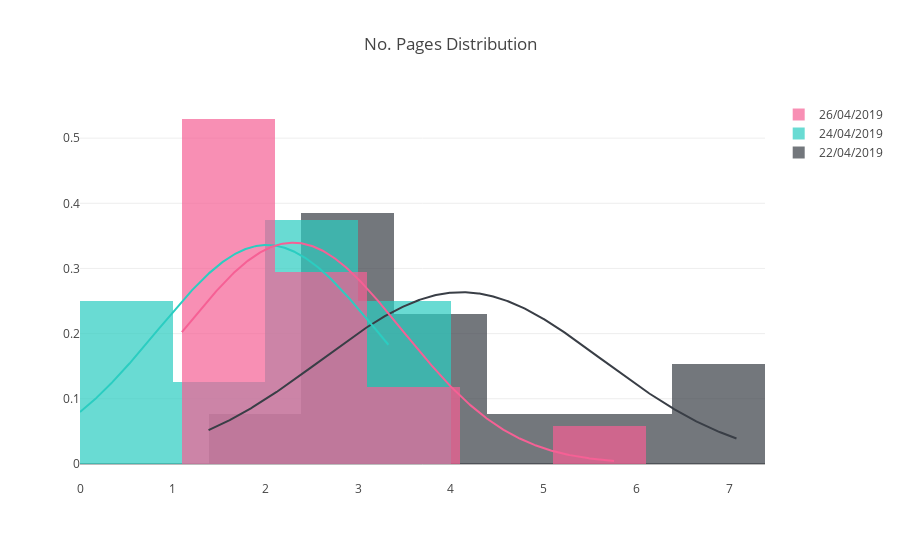

Here is the notebook cell this chart was saved with:
### Code cell
df_1 = df.loc[df['วันที่'] == '22/04/2019']
df_2 = df.loc[df['วันที่'] == '24/04/2019']
df_3 = df.loc[df['วันที่'] == '26/04/2019']

data = [
    np.log(df_1['จำนวนหน้ารวม']),
    np.log(df_2['จำนวนหน้ารวม']),
    np.log(df_3['จำนวนหน้ารวม'])
]
date = [
    '22/04/2019',
    '24/04/2019',
    '26/04/2019'
]

colors = ['#393E46', '#2BCDC1', '#F66095']

fig = ff.create_distplot(data ,date, bin_size=1, curve_type='normal', colors=colors, show_rug=False)
fig['layout'].update(title='No. Pages Distribution')
iplot(fig)

### Figure 1 — Plotly figure (JSON) as saved in the notebook; plotly's stock layout.template omitted (floating-point values rounded to 4 significant figures; data arrays with more than 128 entries replaced by an {"elided": "..."} marker saying what was removed)
{"data": [{"histnorm": "probability density", "legendgroup": "22/04/2019", "marker": {"color": "#393E46"}, "name": "22/04/2019", "opacity": 0.7, "type": "histogram", "uid": "27d91a58-25a6-4061-8190-095e74d036bd", "visible": true, "x": [3.219, 5.338, 5.704, 6.397, 1.386, 7.09, 3.689, 3.912, 3.219, 3.219, 3.912, 3.219, 3.219], "xaxis": "x", "xbins": {"end": 7.09, "size": 1, "start": 1.386}, "yaxis": "y"}, {"histnorm": "probability density", "legendgroup": "24/04/2019", "marker": {"color": "#2BCDC1"}, "name": "24/04/2019", "opacity": 0.7, "type": "histogram", "uid": "b143de37-8d26-456d-8bc6-f7e23c09a0f5", "visible": true, "x": [2.079, 3.332, 2.708, 0, 1.099, 0.6931, 2.996, 3.219], "xaxis": "x", "xbins": {"end": 3.332, "size": 1, "start": 0}, "yaxis": "y"}, {"histnorm": "probability density", "legendgroup": "26/04/2019", "marker": {"color": "#F66095"}, "name": "26/04/2019", "opacity": 0.7, "type": "histogram", "uid": "e670ecf6-c6aa-4210-83c0-b737fbf1492f", "visible": true, "x": [3.401, 2.303, 2.079, 1.099, 1.792, 5.768, 1.792, 2.89, 1.099, 2.639, 1.099, 3.892, 1.099, 2.303, 1.386, 2.079, 2.303], "xaxis": "x", "xbins": {"end": 5.768, "size": 1, "start": 1.099}, "yaxis": "y"}, {"legendgroup": "22/04/2019", "marker": {"color": "#393E46"}, "mode": "lines", "name": "22/04/2019", "showlegend": false, "type": "scatter", "uid": "6ebb49a4-1e5c-447e-98eb-5e6bbda854a7", "visible": true, "x": {"elided": "500 float values"}, "xaxis": "x", "y": {"elided": "500 float values"}, "yaxis": "y"}, {"legendgroup": "24/04/2019", "marker": {"color": "#2BCDC1"}, "mode": "lines", "name": "24/04/2019", "showlegend": false, "type": "scatter", "uid": "4a606d72-b232-4cf1-a536-6505f0808c72", "visible": true, "x": {"elided": "500 float values"}, "xaxis": "x", "y": {"elided": "500 float values"}, "yaxis": "y"}, {"legendgroup": "26/04/2019", "marker": {"color": "#F66095"}, "mode": "lines", "name": "26/04/2019", "showlegend": false, "type": "scatter", "uid": "cfcbf88b-9f41-4471-a25a-483156aaf43e", "visible": true, "x": {"elided": "500 float values"}, "xaxis": "x", "y": {"elided": "500 float values"}, "yaxis": "y"}], "layout": {"autosize": true, "barmode": "overlay", "hovermode": "closest", "legend": {"traceorder": "reversed"}, "title": {"text": "No. Pages Distribution"}, "xaxis": {"anchor": "y2", "autorange": true, "domain": [0, 1], "range": [0, 7.386], "type": "linear", "zeroline": false}, "yaxis": {"anchor": "free", "autorange": true, "domain": [0, 1], "position": 0, "range": [-0.02477, 0.5586], "type": "linear"}}}
